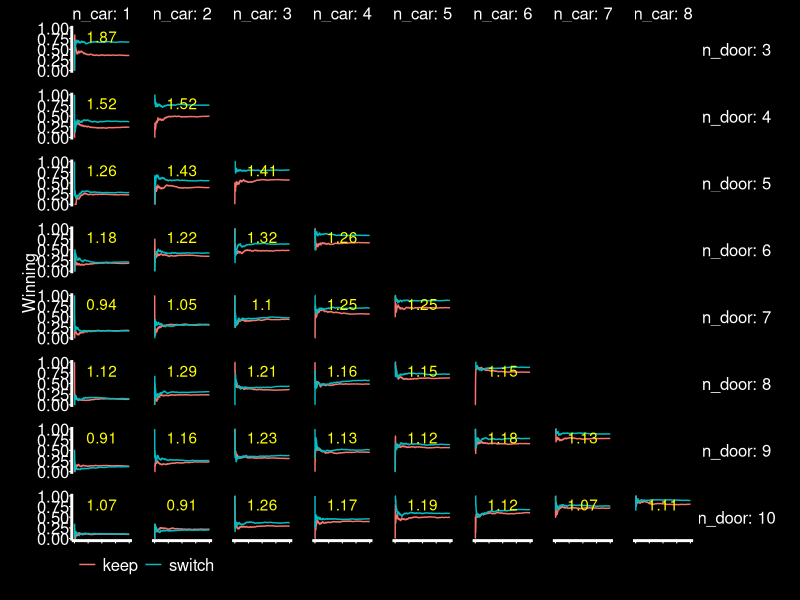

Generate this figure with R:
## ---- chunk 1
knitr::opts_chunk$set(echo = TRUE)
library(ggplot2)
library(dplyr)

theme_presentation<- function(base_size = 8, base_family = "") {
  # Starts with theme_grey and then modify some parts
  theme_bw(base_size = base_size, base_family = base_family) %+replace%
    theme(
      strip.background = element_blank(),
      strip.text.x = element_text(size = 12,colour="white"),
      strip.text.y = element_text(size = 12,colour="white"),
      axis.text.x = element_text(size=12,colour="white"),
      axis.text.y = element_text(size=12,colour="white",hjust=1),
      axis.ticks =  element_line(colour = "white"), 
      axis.title.x= element_text(size=12,colour="white"),
      axis.title.y= element_text(size=12,angle=90,colour="white"),
      axis.title.y.right= element_text(size=12,angle=90,colour="white"),
      panel.background = element_rect(fill="black"), 
      panel.border =element_blank(),  
      panel.grid.major = element_blank(), 
      panel.grid.minor = element_blank(), 
      panel.spacing = unit(1, "lines"), 
      plot.background = element_rect(fill="black"), 
      plot.title =element_text(size=12,colour="white"), 
      plot.margin = unit(c(0,1,0,1), "lines"),
      legend.background=element_rect(fill=NA, color=NA),
      legend.title=element_text(size=12,colour="white"),
      legend.text=element_text(size=12,colour="white"),
      legend.key = element_rect( fill = NA, colour=NA),
      legend.key.size = unit(c(1, 1), "lines"), 
      legend.position="bottom",
      legend.margin=margin(0,0,0,0),
      axis.line.x = element_line(color="white", size = 1),
        axis.line.y = element_line(color="white", size = 1)
    )
}
## ---- chunk 2
monty <- function(model = "keep", num = 100) {
  results <- c()
  mds <- c()
  ids <- c()
  for (md in model)
  {
    for (i in 1:num)
    {
      mds <- c(mds, md)
      ids <- c(ids, i)
      doors <- c("Door 1", "Door 2", "Door 3")
      car_door <- sample(doors, 1)
      goat_doors <- doors[doors != car_door]
      choice <- doors[runif(1, 2, 3)]
      if (md == "keep") {
        results <- c(results, choice == car_door)
      }
      if (md == "switch")
      {
        reveal <- sample(goat_doors[goat_doors != choice], 1)
        results <-
          c(results, doors[doors != choice & doors != reveal] == car_door)
      }
    }
  }
  
  #ids[ids>n] <- (ids[ids>n] %% (n+1) + 1)
  out <- data.frame(run = ids,
                    strategy = mds,
                    result = results)
  cumsum <- out %>% group_by(strategy) %>% summarise(z=cumsum(result))
  out$cum_win <- cumsum$z
  return(out)
  
}

montyDoors <- function(model = "keep", num = 100, d = 3, c=1) {
  results <- c()
  mds <- c()
  ids <- c()
  ncar <- c()
  ndoor <- c()
  for(nd in 3:d)
  {
    for(nc in 1:min(c,nd-2))
    {
  for (md in model)
  {
    for (i in 1:num)
    {
      ndoor <- c(ndoor,nd)
      ncar <- c(ncar,nc)
      mds <- c(mds, md)
      ids <- c(ids, i)
      doors <- paste("Door #", seq(1,nd))
      car_doors <- sample(doors, nc)
      goat_doors <- doors[!(doors %in% car_doors)]
      choice <- sample(doors,1)
      if (md == "keep") {
        results <- c(results, choice %in% car_doors)
      }
      if (md == "switch")
      {
        reveal <- sample(goat_doors[goat_doors != choice], 1)
        new_choice <- sample(doors[doors != choice & doors!=reveal],1)
        results <-c(results, new_choice %in% car_doors)
      }
    }
  }
    }
  }

  
  #ids[ids>n] <- (ids[ids>n] %% (n+1) + 1)
  out <- data.frame(run = ids,
                    n_car = ncar,
                    n_door = ndoor,
                    strategy = mds,
                    result = results)
  out <- out %>% group_by(strategy, n_door, n_car) %>% arrange(run) %>% summarise(run=run,result=result,cum_win=cumsum(result), final=NA)
  for (j in 1:nrow(out))
  {
    if(out$run[j]==num & out$strategy[j]=="switch")
    {
      d <- out$n_door[j]
      c <- out$n_car[j]
      hub <- subset(out, out$run==num & out$n_door==d & out$n_car ==c)
      out$final[j] <- round(hub$cum_win[hub$strategy=="switch"] / hub$cum_win[hub$strategy=="keep"],2)
    }
  }
  return(data.frame(out))
  
}





m <- montyDoors(model=c("keep","switch"), num = 1000, d=10 , c=8)
  
ggplot(m, aes(x=run)) +
  #geom_point(aes(y=as.numeric(result),color="Individual"),alpha=0.05) +
  #geom_jitter(aes(y=as.numeric(result),color="Individual"),alpha=0.1, height = 0.02) +
  #geom_segment(aes(xend=run, y=as.numeric(result),yend=cum_win/run, color=result), alpha=0.4,  size=0.2) +
  geom_path(aes(y=cum_win/run, color=strategy)) +
  facet_grid(n_door~n_car, labeller = label_both) +
  labs(color="", linetype="") +
  theme_presentation() +
  theme(legend.box="vertical", legend.direction = "horizontal", legend.justification = "left", legend.box.just = "left", legend.spacing = unit(-1,"lines"), axis.title.x=element_blank(), axis.text.x = element_blank()) +
  ylab("Winning") +
  guides(colour = guide_legend(override.aes = list(alpha = 1, size=2))) +
  geom_text(data=m[!is.na(m$final),], aes(x=max(m$run)/2, y=0.8, label=final), x=max(m$run,na.rm=T)/ 2, y=0.8, color="yellow") 
  
